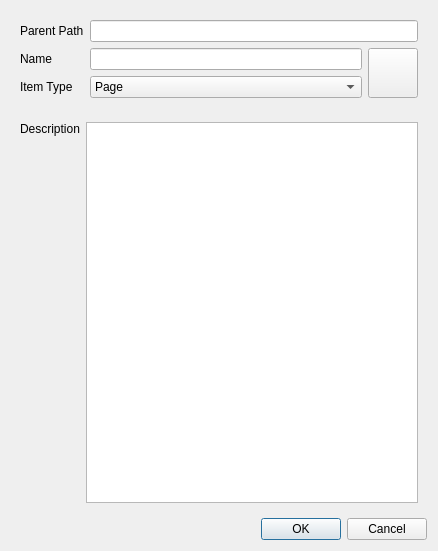
<?xml version="1.0" encoding="UTF-8"?>
<ui version="4.0">
 <class>Dialog</class>
 <widget class="QDialog" name="Dialog">
  <property name="geometry">
   <rect>
    <x>0</x>
    <y>0</y>
    <width>438</width>
    <height>551</height>
   </rect>
  </property>
  <property name="windowTitle">
   <string>Properties</string>
  </property>
  <layout class="QGridLayout" name="gridLayout_6">
   <item row="0" column="0">
    <widget class="QStackedWidget" name="stackedWidget_2">
     <property name="sizePolicy">
      <sizepolicy hsizetype="Preferred" vsizetype="Fixed">
       <horstretch>0</horstretch>
       <verstretch>0</verstretch>
      </sizepolicy>
     </property>
     <property name="currentIndex">
      <number>0</number>
     </property>
     <widget class="QWidget" name="page">
      <layout class="QGridLayout" name="gridLayout_4">
       <item row="0" column="0">
        <widget class="QLabel" name="label_7">
         <property name="text">
          <string>Parent Path</string>
         </property>
        </widget>
       </item>
       <item row="0" column="1" colspan="2">
        <widget class="QLineEdit" name="lineEdit_parentPath">
         <property name="enabled">
          <bool>true</bool>
         </property>
         <property name="readOnly">
          <bool>true</bool>
         </property>
        </widget>
       </item>
       <item row="1" column="0">
        <widget class="QLabel" name="label">
         <property name="text">
          <string>Name</string>
         </property>
        </widget>
       </item>
       <item row="1" column="1">
        <widget class="QLineEdit" name="lineEdit_dispName"/>
       </item>
       <item row="1" column="2" rowspan="2">
        <layout class="QVBoxLayout" name="verticalLayout_9">
         <item>
          <spacer name="verticalSpacer_9">
           <property name="minimumSize">
            <size>
             <width>50</width>
             <height>0</height>
            </size>
           </property>
           <property name="orientation">
            <enum>Qt::Vertical</enum>
           </property>
           <property name="sizeHint" stdset="0">
            <size>
             <width>47</width>
             <height>13</height>
            </size>
           </property>
          </spacer>
         </item>
         <item>
          <widget class="QPushButton" name="pushButton_icon">
           <property name="sizePolicy">
            <sizepolicy hsizetype="Fixed" vsizetype="Fixed">
             <horstretch>0</horstretch>
             <verstretch>0</verstretch>
            </sizepolicy>
           </property>
           <property name="minimumSize">
            <size>
             <width>50</width>
             <height>50</height>
            </size>
           </property>
           <property name="maximumSize">
            <size>
             <width>50</width>
             <height>50</height>
            </size>
           </property>
           <property name="text">
            <string/>
           </property>
          </widget>
         </item>
        </layout>
       </item>
       <item row="2" column="0">
        <widget class="QLabel" name="label_6">
         <property name="text">
          <string>Item Type</string>
         </property>
        </widget>
       </item>
       <item row="2" column="1">
        <widget class="QComboBox" name="comboBox_itemType">
         <item>
          <property name="text">
           <string>Page</string>
          </property>
         </item>
         <item>
          <property name="text">
           <string>Executable (Popen)</string>
          </property>
         </item>
         <item>
          <property name="text">
           <string>Python Module (import executable)</string>
          </property>
         </item>
         <item>
          <property name="text">
           <string>Text</string>
          </property>
         </item>
         <item>
          <property name="text">
           <string>Info</string>
          </property>
         </item>
        </widget>
       </item>
      </layout>
     </widget>
     <widget class="QWidget" name="page_2"/>
    </widget>
   </item>
   <item row="1" column="0">
    <widget class="QStackedWidget" name="stackedWidget">
     <property name="currentIndex">
      <number>1</number>
     </property>
     <widget class="QWidget" name="page_page">
      <layout class="QGridLayout" name="gridLayout_3">
       <item row="0" column="0">
        <widget class="QLabel" name="label_14">
         <property name="text">
          <string>Description</string>
         </property>
        </widget>
       </item>
       <item row="0" column="1" rowspan="2">
        <widget class="QPlainTextEdit" name="plainTextEdit_page_description">
         <property name="minimumSize">
          <size>
           <width>0</width>
           <height>20</height>
          </size>
         </property>
        </widget>
       </item>
       <item row="1" column="0">
        <spacer name="verticalSpacer_2">
         <property name="orientation">
          <enum>Qt::Vertical</enum>
         </property>
         <property name="sizeHint" stdset="0">
          <size>
           <width>20</width>
           <height>410</height>
          </size>
         </property>
        </spacer>
       </item>
      </layout>
     </widget>
     <widget class="QWidget" name="page_info">
      <layout class="QGridLayout" name="gridLayout_2">
       <item row="0" column="0">
        <widget class="QLabel" name="label_13">
         <property name="text">
          <string>Description</string>
         </property>
        </widget>
       </item>
       <item row="0" column="1" rowspan="2">
        <widget class="QPlainTextEdit" name="plainTextEdit_info_description">
         <property name="minimumSize">
          <size>
           <width>0</width>
           <height>20</height>
          </size>
         </property>
        </widget>
       </item>
       <item row="1" column="0">
        <spacer name="verticalSpacer">
         <property name="orientation">
          <enum>Qt::Vertical</enum>
         </property>
         <property name="sizeHint" stdset="0">
          <size>
           <width>20</width>
           <height>410</height>
          </size>
         </property>
        </spacer>
       </item>
      </layout>
     </widget>
     <widget class="QWidget" name="page_txt">
      <layout class="QGridLayout" name="gridLayout_13">
       <item row="0" column="0">
        <widget class="QLabel" name="label_10">
         <property name="text">
          <string>Filepath</string>
         </property>
        </widget>
       </item>
       <item row="0" column="1">
        <widget class="QLineEdit" name="lineEdit_txt_src_filepath"/>
       </item>
       <item row="0" column="2">
        <widget class="QPushButton" name="pushButton_txt_browse">
         <property name="text">
          <string>Browse...</string>
         </property>
        </widget>
       </item>
       <item row="1" column="0">
        <widget class="QLabel" name="label_11">
         <property name="text">
          <string>Editor</string>
         </property>
        </widget>
       </item>
       <item row="1" column="1" colspan="2">
        <widget class="QComboBox" name="comboBox_txt_editor">
         <property name="sizePolicy">
          <sizepolicy hsizetype="Expanding" vsizetype="Fixed">
           <horstretch>0</horstretch>
           <verstretch>0</verstretch>
          </sizepolicy>
         </property>
         <property name="editable">
          <bool>true</bool>
         </property>
         <item>
          <property name="text">
           <string>&amp;default</string>
          </property>
         </item>
         <item>
          <property name="text">
           <string>gedit</string>
          </property>
         </item>
         <item>
          <property name="text">
           <string>&amp;wing_new_window</string>
          </property>
         </item>
         <item>
          <property name="text">
           <string>&amp;wing</string>
          </property>
         </item>
         <item>
          <property name="text">
           <string>&amp;nano</string>
          </property>
         </item>
         <item>
          <property name="text">
           <string>emacs</string>
          </property>
         </item>
         <item>
          <property name="text">
           <string>&amp;vi</string>
          </property>
         </item>
         <item>
          <property name="text">
           <string>&amp;matlab</string>
          </property>
         </item>
        </widget>
       </item>
       <item row="2" column="0">
        <layout class="QVBoxLayout" name="verticalLayout_2">
         <item>
          <widget class="QLabel" name="label_12">
           <property name="text">
            <string>Help Header</string>
           </property>
          </widget>
         </item>
         <item>
          <widget class="QLabel" name="label_25">
           <property name="text">
            <string>Type</string>
           </property>
          </widget>
         </item>
        </layout>
       </item>
       <item row="2" column="1" colspan="2">
        <widget class="QComboBox" name="comboBox_txt_helpHeaderType">
         <property name="sizePolicy">
          <sizepolicy hsizetype="Expanding" vsizetype="Fixed">
           <horstretch>0</horstretch>
           <verstretch>0</verstretch>
          </sizepolicy>
         </property>
         <item>
          <property name="text">
           <string>python</string>
          </property>
         </item>
         <item>
          <property name="text">
           <string>matlab</string>
          </property>
         </item>
         <item>
          <property name="text">
           <string>CSS</string>
          </property>
         </item>
         <item>
          <property name="text">
           <string>None</string>
          </property>
         </item>
        </widget>
       </item>
       <item row="3" column="0" colspan="3">
        <widget class="QSplitter" name="splitter_txt">
         <property name="orientation">
          <enum>Qt::Vertical</enum>
         </property>
         <property name="childrenCollapsible">
          <bool>false</bool>
         </property>
         <widget class="QWidget" name="layoutWidget">
          <layout class="QGridLayout" name="gridLayout_11">
           <item row="0" column="0">
            <layout class="QVBoxLayout" name="verticalLayout_6">
             <item>
              <widget class="QLabel" name="label_30">
               <property name="text">
                <string>Help in</string>
               </property>
              </widget>
             </item>
             <item>
              <widget class="QLabel" name="label_31">
               <property name="text">
                <string>Source File   </string>
               </property>
              </widget>
             </item>
            </layout>
           </item>
           <item row="0" column="1" rowspan="2">
            <widget class="QPlainTextEdit" name="plainTextEdit_txt_help">
             <property name="minimumSize">
              <size>
               <width>0</width>
               <height>20</height>
              </size>
             </property>
             <property name="readOnly">
              <bool>true</bool>
             </property>
            </widget>
           </item>
           <item row="1" column="0">
            <spacer name="verticalSpacer_8">
             <property name="orientation">
              <enum>Qt::Vertical</enum>
             </property>
             <property name="sizeHint" stdset="0">
              <size>
               <width>20</width>
               <height>38</height>
              </size>
             </property>
            </spacer>
           </item>
          </layout>
         </widget>
         <widget class="QWidget" name="layoutWidget">
          <layout class="QGridLayout" name="gridLayout_12">
           <item row="0" column="0">
            <widget class="QLabel" name="label_8">
             <property name="text">
              <string>Description  </string>
             </property>
            </widget>
           </item>
           <item row="0" column="1" rowspan="2">
            <widget class="QPlainTextEdit" name="plainTextEdit_txt_description">
             <property name="minimumSize">
              <size>
               <width>0</width>
               <height>20</height>
              </size>
             </property>
            </widget>
           </item>
           <item row="1" column="0">
            <spacer name="verticalSpacer_3">
             <property name="orientation">
              <enum>Qt::Vertical</enum>
             </property>
             <property name="sizeHint" stdset="0">
              <size>
               <width>20</width>
               <height>296</height>
              </size>
             </property>
            </spacer>
           </item>
          </layout>
         </widget>
        </widget>
       </item>
      </layout>
     </widget>
     <widget class="QWidget" name="page_pymod">
      <layout class="QGridLayout" name="gridLayout_10">
       <item row="0" column="0">
        <widget class="QLabel" name="label_16">
         <property name="text">
          <string>Module Name</string>
         </property>
        </widget>
       </item>
       <item row="0" column="1" colspan="2">
        <widget class="QComboBox" name="comboBox_py_moduleName">
         <property name="enabled">
          <bool>true</bool>
         </property>
         <property name="sizePolicy">
          <sizepolicy hsizetype="Expanding" vsizetype="Fixed">
           <horstretch>0</horstretch>
           <verstretch>0</verstretch>
          </sizepolicy>
         </property>
         <property name="editable">
          <bool>true</bool>
         </property>
        </widget>
       </item>
       <item row="1" column="0">
        <layout class="QVBoxLayout" name="verticalLayout_3">
         <item>
          <widget class="QLabel" name="label_9">
           <property name="text">
            <string>Working</string>
           </property>
          </widget>
         </item>
         <item>
          <widget class="QLabel" name="label_26">
           <property name="text">
            <string>Directory</string>
           </property>
          </widget>
         </item>
        </layout>
       </item>
       <item row="1" column="1">
        <widget class="QLineEdit" name="lineEdit_py_workingDir"/>
       </item>
       <item row="1" column="2">
        <widget class="QPushButton" name="pushButton_py_browseWD">
         <property name="text">
          <string>Browse...</string>
         </property>
        </widget>
       </item>
       <item row="2" column="0">
        <widget class="QLabel" name="label_19">
         <property name="text">
          <string>Arguments</string>
         </property>
        </widget>
       </item>
       <item row="2" column="1" colspan="2">
        <widget class="QLineEdit" name="lineEdit_py_args"/>
       </item>
       <item row="3" column="0">
        <widget class="QLabel" name="label_17">
         <property name="text">
          <string>Editor</string>
         </property>
        </widget>
       </item>
       <item row="3" column="1" colspan="2">
        <widget class="QComboBox" name="comboBox_py_editor">
         <property name="sizePolicy">
          <sizepolicy hsizetype="Expanding" vsizetype="Fixed">
           <horstretch>0</horstretch>
           <verstretch>0</verstretch>
          </sizepolicy>
         </property>
         <property name="editable">
          <bool>true</bool>
         </property>
         <item>
          <property name="text">
           <string>&amp;default</string>
          </property>
         </item>
         <item>
          <property name="text">
           <string>&amp;wing_new_window</string>
          </property>
         </item>
         <item>
          <property name="text">
           <string>&amp;wing</string>
          </property>
         </item>
         <item>
          <property name="text">
           <string>gedit</string>
          </property>
         </item>
         <item>
          <property name="text">
           <string>&amp;nano</string>
          </property>
         </item>
         <item>
          <property name="text">
           <string>emacs</string>
          </property>
         </item>
         <item>
          <property name="text">
           <string>&amp;vi</string>
          </property>
         </item>
         <item>
          <property name="text">
           <string>&amp;matlab</string>
          </property>
         </item>
        </widget>
       </item>
       <item row="4" column="0" colspan="3">
        <widget class="QSplitter" name="splitter_py">
         <property name="orientation">
          <enum>Qt::Vertical</enum>
         </property>
         <property name="childrenCollapsible">
          <bool>false</bool>
         </property>
         <widget class="QWidget" name="layoutWidget">
          <layout class="QGridLayout" name="gridLayout_8">
           <item row="0" column="0">
            <layout class="QVBoxLayout" name="verticalLayout_7">
             <item>
              <widget class="QLabel" name="label_32">
               <property name="text">
                <string>Help in</string>
               </property>
              </widget>
             </item>
             <item>
              <widget class="QLabel" name="label_33">
               <property name="text">
                <string>Source File      </string>
               </property>
              </widget>
             </item>
            </layout>
           </item>
           <item row="0" column="1" rowspan="2">
            <widget class="QPlainTextEdit" name="plainTextEdit_py_help">
             <property name="minimumSize">
              <size>
               <width>0</width>
               <height>20</height>
              </size>
             </property>
             <property name="readOnly">
              <bool>true</bool>
             </property>
            </widget>
           </item>
           <item row="1" column="0">
            <spacer name="verticalSpacer_7">
             <property name="orientation">
              <enum>Qt::Vertical</enum>
             </property>
             <property name="sizeHint" stdset="0">
              <size>
               <width>20</width>
               <height>28</height>
              </size>
             </property>
            </spacer>
           </item>
          </layout>
         </widget>
         <widget class="QWidget" name="layoutWidget">
          <layout class="QGridLayout" name="gridLayout_9">
           <item row="0" column="0">
            <widget class="QLabel" name="label_18">
             <property name="text">
              <string>Description     </string>
             </property>
            </widget>
           </item>
           <item row="1" column="0">
            <spacer name="verticalSpacer_4">
             <property name="orientation">
              <enum>Qt::Vertical</enum>
             </property>
             <property name="sizeHint" stdset="0">
              <size>
               <width>20</width>
               <height>263</height>
              </size>
             </property>
            </spacer>
           </item>
           <item row="0" column="1" rowspan="2">
            <widget class="QPlainTextEdit" name="plainTextEdit_py_description">
             <property name="minimumSize">
              <size>
               <width>0</width>
               <height>20</height>
              </size>
             </property>
            </widget>
           </item>
          </layout>
         </widget>
        </widget>
       </item>
      </layout>
     </widget>
     <widget class="QWidget" name="page_exe">
      <layout class="QGridLayout" name="gridLayout_7">
       <item row="0" column="0">
        <widget class="QLabel" name="label_20">
         <property name="text">
          <string>Command</string>
         </property>
        </widget>
       </item>
       <item row="0" column="1" colspan="2">
        <widget class="QComboBox" name="comboBox_exe_command">
         <property name="enabled">
          <bool>true</bool>
         </property>
         <property name="sizePolicy">
          <sizepolicy hsizetype="Expanding" vsizetype="Fixed">
           <horstretch>0</horstretch>
           <verstretch>0</verstretch>
          </sizepolicy>
         </property>
         <property name="editable">
          <bool>true</bool>
         </property>
        </widget>
       </item>
       <item row="1" column="0">
        <layout class="QVBoxLayout" name="verticalLayout">
         <item>
          <widget class="QLabel" name="label_15">
           <property name="text">
            <string>Working</string>
           </property>
          </widget>
         </item>
         <item>
          <widget class="QLabel" name="label_27">
           <property name="text">
            <string>Directory</string>
           </property>
          </widget>
         </item>
        </layout>
       </item>
       <item row="1" column="1">
        <widget class="QLineEdit" name="lineEdit_exe_workingDir"/>
       </item>
       <item row="1" column="2">
        <widget class="QPushButton" name="pushButton_exe_browseWD">
         <property name="text">
          <string>Browse...</string>
         </property>
        </widget>
       </item>
       <item row="2" column="0">
        <layout class="QVBoxLayout" name="verticalLayout_4">
         <item>
          <widget class="QLabel" name="label_24">
           <property name="text">
            <string>Source</string>
           </property>
          </widget>
         </item>
         <item>
          <widget class="QLabel" name="label_29">
           <property name="text">
            <string>Filepath</string>
           </property>
          </widget>
         </item>
        </layout>
       </item>
       <item row="2" column="1">
        <widget class="QLineEdit" name="lineEdit_exe_src_filepath"/>
       </item>
       <item row="2" column="2">
        <widget class="QPushButton" name="pushButton_exe_browse">
         <property name="text">
          <string>Browse...</string>
         </property>
        </widget>
       </item>
       <item row="3" column="0">
        <widget class="QLabel" name="label_21">
         <property name="text">
          <string>Editor</string>
         </property>
        </widget>
       </item>
       <item row="3" column="1" colspan="2">
        <widget class="QComboBox" name="comboBox_exe_editor">
         <property name="sizePolicy">
          <sizepolicy hsizetype="Expanding" vsizetype="Fixed">
           <horstretch>0</horstretch>
           <verstretch>0</verstretch>
          </sizepolicy>
         </property>
         <property name="editable">
          <bool>true</bool>
         </property>
         <item>
          <property name="text">
           <string>&amp;default</string>
          </property>
         </item>
         <item>
          <property name="text">
           <string>gedit</string>
          </property>
         </item>
         <item>
          <property name="text">
           <string>&amp;wing_new_window</string>
          </property>
         </item>
         <item>
          <property name="text">
           <string>&amp;wing</string>
          </property>
         </item>
         <item>
          <property name="text">
           <string>&amp;nano</string>
          </property>
         </item>
         <item>
          <property name="text">
           <string>emacs</string>
          </property>
         </item>
         <item>
          <property name="text">
           <string>&amp;vi</string>
          </property>
         </item>
         <item>
          <property name="text">
           <string>&amp;matlab</string>
          </property>
         </item>
        </widget>
       </item>
       <item row="4" column="0">
        <layout class="QVBoxLayout" name="verticalLayout_5">
         <item>
          <widget class="QLabel" name="label_23">
           <property name="text">
            <string>Help Header</string>
           </property>
          </widget>
         </item>
         <item>
          <widget class="QLabel" name="label_28">
           <property name="text">
            <string>Type</string>
           </property>
          </widget>
         </item>
        </layout>
       </item>
       <item row="4" column="1" colspan="2">
        <widget class="QComboBox" name="comboBox_exe_helpHeaderType">
         <property name="sizePolicy">
          <sizepolicy hsizetype="Expanding" vsizetype="Fixed">
           <horstretch>0</horstretch>
           <verstretch>0</verstretch>
          </sizepolicy>
         </property>
         <item>
          <property name="text">
           <string>python</string>
          </property>
         </item>
         <item>
          <property name="text">
           <string>matlab</string>
          </property>
         </item>
         <item>
          <property name="text">
           <string>CSS</string>
          </property>
         </item>
         <item>
          <property name="text">
           <string>None</string>
          </property>
         </item>
        </widget>
       </item>
       <item row="5" column="0" colspan="3">
        <widget class="QSplitter" name="splitter_exe">
         <property name="orientation">
          <enum>Qt::Vertical</enum>
         </property>
         <property name="childrenCollapsible">
          <bool>false</bool>
         </property>
         <widget class="QWidget" name="layoutWidget">
          <layout class="QGridLayout" name="gridLayout">
           <item row="0" column="0">
            <layout class="QVBoxLayout" name="verticalLayout_8">
             <item>
              <widget class="QLabel" name="label_34">
               <property name="text">
                <string>Help in</string>
               </property>
              </widget>
             </item>
             <item>
              <widget class="QLabel" name="label_35">
               <property name="text">
                <string>Source File   </string>
               </property>
              </widget>
             </item>
            </layout>
           </item>
           <item row="0" column="1" rowspan="2">
            <widget class="QPlainTextEdit" name="plainTextEdit_exe_help">
             <property name="minimumSize">
              <size>
               <width>0</width>
               <height>20</height>
              </size>
             </property>
             <property name="readOnly">
              <bool>true</bool>
             </property>
            </widget>
           </item>
           <item row="1" column="0">
            <spacer name="verticalSpacer_6">
             <property name="orientation">
              <enum>Qt::Vertical</enum>
             </property>
             <property name="sizeHint" stdset="0">
              <size>
               <width>17</width>
               <height>28</height>
              </size>
             </property>
            </spacer>
           </item>
          </layout>
         </widget>
         <widget class="QWidget" name="layoutWidget">
          <layout class="QGridLayout" name="gridLayout_5">
           <item row="0" column="0">
            <widget class="QLabel" name="label_22">
             <property name="text">
              <string>Description  </string>
             </property>
            </widget>
           </item>
           <item row="0" column="1" rowspan="2">
            <widget class="QPlainTextEdit" name="plainTextEdit_exe_description">
             <property name="minimumSize">
              <size>
               <width>0</width>
               <height>20</height>
              </size>
             </property>
            </widget>
           </item>
           <item row="1" column="0">
            <spacer name="verticalSpacer_5">
             <property name="orientation">
              <enum>Qt::Vertical</enum>
             </property>
             <property name="sizeHint" stdset="0">
              <size>
               <width>17</width>
               <height>38</height>
              </size>
             </property>
            </spacer>
           </item>
          </layout>
         </widget>
        </widget>
       </item>
      </layout>
      <zorder>splitter_exe</zorder>
      <zorder>comboBox_exe_editor</zorder>
      <zorder>comboBox_exe_command</zorder>
      <zorder>label_20</zorder>
      <zorder>lineEdit_exe_workingDir</zorder>
      <zorder>label_21</zorder>
      <zorder>lineEdit_exe_src_filepath</zorder>
      <zorder>comboBox_exe_helpHeaderType</zorder>
      <zorder>pushButton_exe_browse</zorder>
      <zorder></zorder>
      <zorder>pushButton_exe_browseWD</zorder>
     </widget>
    </widget>
   </item>
   <item row="2" column="0">
    <widget class="QDialogButtonBox" name="buttonBox">
     <property name="orientation">
      <enum>Qt::Horizontal</enum>
     </property>
     <property name="standardButtons">
      <set>QDialogButtonBox::Cancel|QDialogButtonBox::Ok</set>
     </property>
    </widget>
   </item>
  </layout>
  <zorder>buttonBox</zorder>
  <zorder>stackedWidget</zorder>
  <zorder>stackedWidget_2</zorder>
 </widget>
 <resources/>
 <connections>
  <connection>
   <sender>buttonBox</sender>
   <signal>accepted()</signal>
   <receiver>Dialog</receiver>
   <slot>accept()</slot>
   <hints>
    <hint type="sourcelabel">
     <x>248</x>
     <y>254</y>
    </hint>
    <hint type="destinationlabel">
     <x>157</x>
     <y>274</y>
    </hint>
   </hints>
  </connection>
  <connection>
   <sender>buttonBox</sender>
   <signal>rejected()</signal>
   <receiver>Dialog</receiver>
   <slot>reject()</slot>
   <hints>
    <hint type="sourcelabel">
     <x>316</x>
     <y>260</y>
    </hint>
    <hint type="destinationlabel">
     <x>286</x>
     <y>274</y>
    </hint>
   </hints>
  </connection>
 </connections>
</ui>
